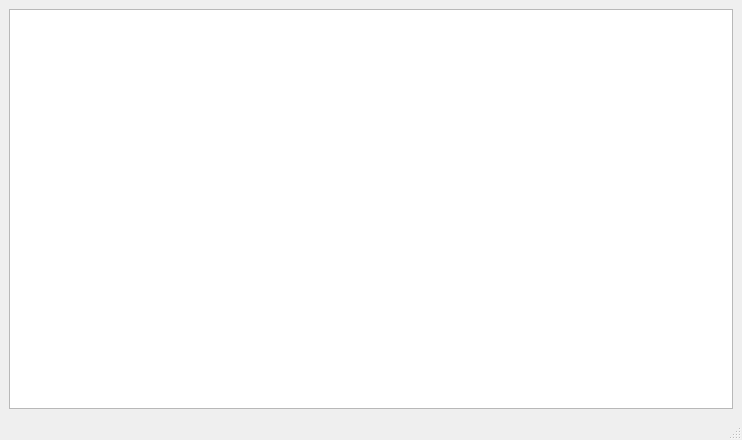
<?xml version="1.0" encoding="UTF-8"?>
<ui version="4.0">
 <class>MainWindow</class>
 <widget class="QMainWindow" name="MainWindow">
  <property name="geometry">
   <rect>
    <x>0</x>
    <y>0</y>
    <width>742</width>
    <height>440</height>
   </rect>
  </property>
  <property name="windowTitle">
   <string>MainWindow</string>
  </property>
  <widget class="QWidget" name="centralwidget">
   <layout class="QHBoxLayout" name="horizontalLayout">
    <item>
     <widget class="QTableView" name="tableView">
      <property name="showGrid">
       <bool>true</bool>
      </property>
     </widget>
    </item>
   </layout>
  </widget>
  <widget class="QStatusBar" name="statusbar"/>
 </widget>
 <resources/>
 <connections/>
</ui>
